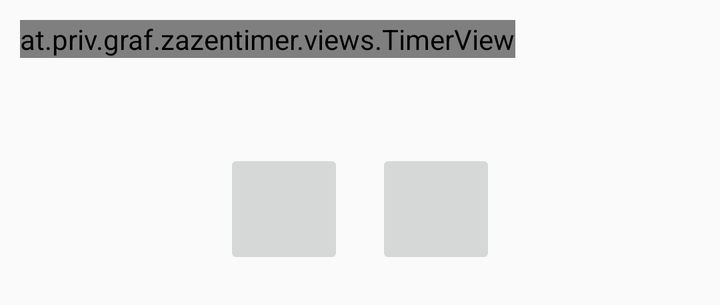
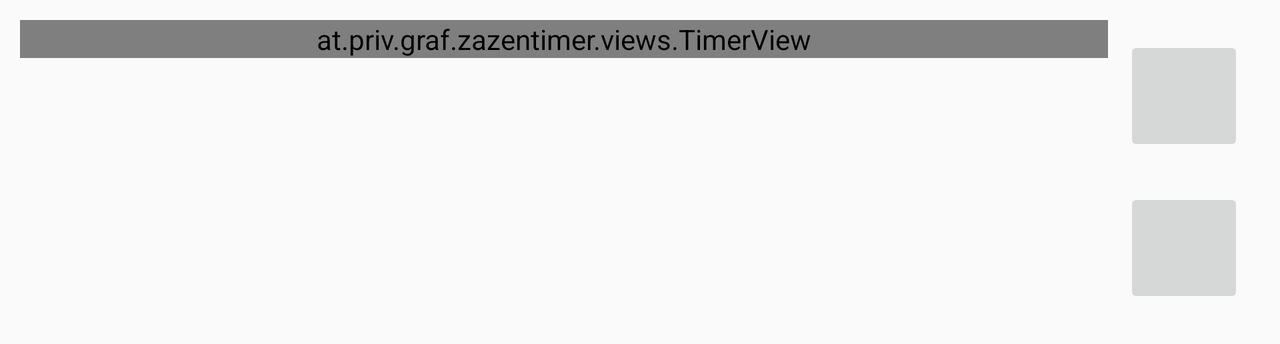

One screen, two layout resources from the same app: the default and the repository's alternative for another configuration. Each is rendered where Android would select it; the XML of both is given below.
<!-- AndroidManifest.xml: application theme LightZenTheme -->
<!-- res/layout/fragment_meditation.xml -->
<?xml version="1.0" encoding="utf-8"?>
<LinearLayout xmlns:android="http://schemas.android.com/apk/res/android"
    android:layout_gravity="fill"
    android:orientation="vertical"
    android:visibility="visible"
    android:layout_width="match_parent"
    android:layout_height="wrap_content"
    android:layout_margin="10dp">
    <at.priv.graf.zazentimer.views.TimerView
        android:id="@+id/timer_view"
        android:layout_width="wrap_content"
        android:layout_height="0dp"
        android:layout_weight="1"/>
    <TextView
        android:id="@+id/session_name_text"
        android:layout_width="match_parent"
        android:layout_height="wrap_content"
        android:gravity="center"
        android:textSize="16sp"
        android:textColor="?android:attr/textColorPrimary"
        android:ellipsize="end"
        android:maxLines="1"
        android:paddingTop="8dp"
        android:paddingBottom="8dp" />
    <LinearLayout
        android:gravity="center_horizontal"
        android:orientation="horizontal"
        android:layout_width="match_parent"
        android:layout_height="wrap_content">
        <ImageButton
            android:enabled="true"
            android:id="@+id/but_pause"
            android:padding="8dp"
            android:layout_width="60dp"
            android:layout_height="60dp"
            android:layout_margin="8dp"
            android:src="@drawable/ic_pause_white_48dp"
            android:text="@string/but_pause"
            android:contentDescription="@string/but_pause"
            android:drawableTop="@android:drawable/ic_media_pause"/>
        <ImageButton
            android:enabled="true"
            android:id="@+id/but_stop"
            android:tag="@+id/but_stop"
            android:layout_width="60dp"
            android:layout_height="60dp"
            android:layout_margin="8dp"
            android:src="@drawable/ic_stop_white_48dp"
            android:contentDescription="@string/but_stop"
            android:text="@string/but_stop"/>
    </LinearLayout>
</LinearLayout>
<!-- resources referenced by this layout -->
<resources>
  <string name="but_pause">Pause</string>
  <string name="but_stop">Stop</string>
  <style name="LightZenTheme" parent="@style/Theme.AppCompat.Light.NoActionBar">
          <item name="timerViewStyle">@style/timerViewStyleLight</item>
          <item name="zenIconSrc">@drawable/zenkreis2bk</item>
      </style>
  <style name="timerViewStyleLight" parent="">
          <item name="colorMarkerLine">@color/colorMarkerLine</item>
          <item name="colorMarkerTriangle">@color/colorMarkerTriangle</item>
          <item name="currentSectionColor">@color/colorCurrentSection</item>
          <item name="nextSectionColor">@color/colorNextSection</item>
          <item name="previousSectionsColor">@color/colorPreviousSection</item>
          <item name="remainingSectionsColor">@color/colorRemainingSections</item>
      </style>
  <color name="colorMarkerLine">#404040</color>
  <color name="colorMarkerTriangle">#404040</color>
  <color name="colorCurrentSection">#3d82a3</color>
  <color name="colorNextSection">#9cd4e1</color>
  <color name="colorPreviousSection">#cde8ef</color>
  <color name="colorRemainingSections">#f0f0f0</color>
</resources>
<!-- res/layout-land/fragment_meditation.xml (the repository's variant of the layout above) -->
<!-- drawn on the phone turned sideways -->
<?xml version="1.0" encoding="utf-8"?>
<LinearLayout xmlns:android="http://schemas.android.com/apk/res/android"
    xmlns:tools="http://schemas.android.com/tools"
    android:layout_gravity="fill"
    android:orientation="horizontal"
    android:visibility="visible"
    android:layout_width="match_parent"
    android:layout_height="wrap_content"
    android:layout_margin="10dp">
    <at.priv.graf.zazentimer.views.TimerView
        android:id="@+id/timer_view"
        android:layout_width="wrap_content"
        android:layout_height="wrap_content"
        android:layout_weight="1"/>
    <TextView
        android:id="@+id/session_name_text"
        android:layout_width="wrap_content"
        android:layout_height="wrap_content"
        android:layout_gravity="center_vertical"
        android:gravity="center"
        android:textSize="16sp"
        android:textColor="?android:attr/textColorPrimary"
        android:ellipsize="end"
        android:maxLines="1"
        android:paddingTop="8dp"
        android:paddingBottom="8dp" />
    <LinearLayout
        android:gravity="center"
        android:layout_gravity="center_vertical"
        android:orientation="vertical"
        android:layout_width="wrap_content"
        android:layout_height="wrap_content">
        <ImageButton
            android:enabled="true"
            android:id="@+id/but_pause"
            android:padding="8dp"
            android:layout_width="60dp"
            android:layout_height="60dp"
            android:layout_margin="8dp"
            android:src="@drawable/ic_pause_white_48dp"
            android:contentDescription="@string/but_pause"
            android:text="@string/but_pause"
            android:drawableTop="@android:drawable/ic_media_pause"/>
        <ImageButton
            android:enabled="true"
            android:id="@+id/but_stop"
            android:tag="@+id/but_stop"
            android:layout_width="60dp"
            android:layout_height="60dp"
            android:layout_margin="8dp"
            android:src="@drawable/ic_stop_white_48dp"
            android:contentDescription="@string/but_stop"
            android:text="@string/but_stop"/>
    </LinearLayout>
</LinearLayout>
